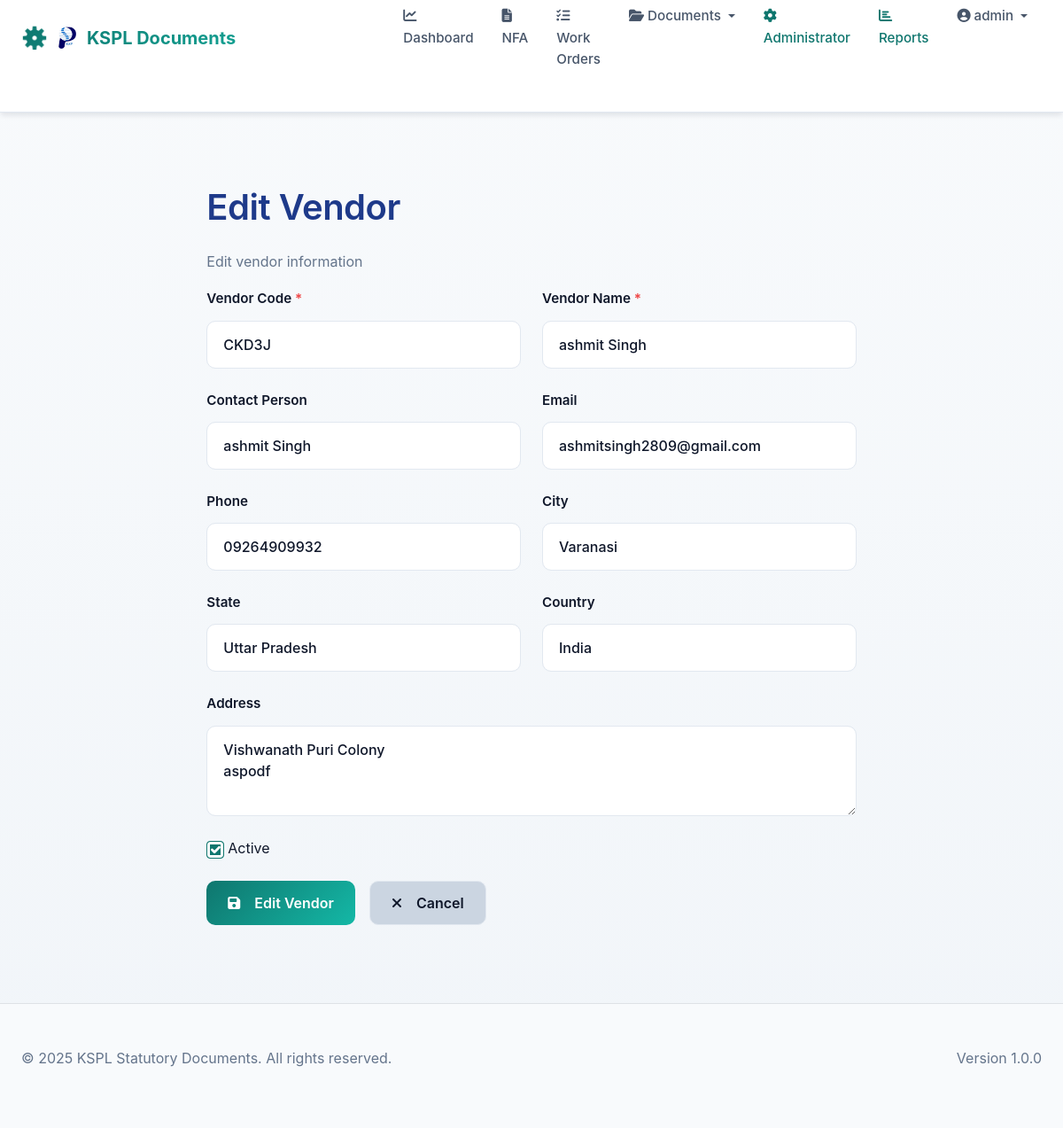
Screenshot of /admin/vendors/1/edit (signed in) with the database file from the repository.
### models/__init__.py (models this page shows, shortened)
class User(UserMixin, db.Model):
    __tablename__ = 'users'
    id = db.Column(db.Integer, primary_key=True)
    username = db.Column(db.String(120), unique=True, nullable=False)
    email = db.Column(db.String(120), unique=True, nullable=False)
    password_hash = db.Column(db.String(255), nullable=False)
    first_name = db.Column(db.String(120))
    last_name = db.Column(db.String(120))
    department_id = db.Column(db.Integer, db.ForeignKey('departments.id'))
    is_active = db.Column(db.Boolean, default=True)
    created_at = db.Column(db.DateTime, default=datetime.utcnow)
    roles = db.relationship('Role', secondary='user_roles', backref=db.backref('users', lazy='dynamic'))
    department = db.relationship('Department', backref='users')
    def has_role(self, role_name):
        return any(role.name == role_name for role in self.roles)

class Vendor(db.Model):
    __tablename__ = 'vendors'
    id = db.Column(db.Integer, primary_key=True)
    code = db.Column(db.String(120), unique=True, nullable=False)
    name = db.Column(db.String(255), nullable=False)
    contact_person = db.Column(db.String(255))
    email = db.Column(db.String(120))
    phone = db.Column(db.String(20))
    address = db.Column(db.Text)
    city = db.Column(db.String(120))
    state = db.Column(db.String(120))
    country = db.Column(db.String(120))
    is_active = db.Column(db.Boolean, default=True)
    created_at = db.Column(db.DateTime, default=datetime.utcnow)
    updated_at = db.Column(db.DateTime, default=datetime.utcnow, onupdate=datetime.utcnow)
    work_orders = db.relationship('WorkOrder', backref='vendor', lazy=True)

### routes/admin.py (the view, shortened to what this page needs)
@admin_bp.route('/vendors/<int:vendor_id>/edit', methods=['GET', 'POST'])
@login_required
@require_role('admin')
def vendor_edit(vendor_id):
    vendor = Vendor.query.get_or_404(vendor_id)
    return render_template('admin/vendor_form.html', vendor=vendor, action='Edit')

### utils/__init__.py (called while the page is built)
def require_role(role_name):
    def decorator(f):
        @wraps(f)
        def decorated_function(*args, **kwargs):
            if not current_user.is_authenticated:
                abort(401)
            user_role_names = [role.name for role in current_user.roles]
            if role_name not in user_role_names:
                abort(403)
            return f(*args, **kwargs)
        return decorated_function
    return decorator

### templates/admin/vendor_form.html
{% extends "index.html" %}
{% block content %}
<div class="container mt-4">
    <div class="row">
        <div class="col-md-8 offset-md-2">
            <h1 style="color: #1e3a8a; font-weight: 600;">{{ action }} Vendor</h1>
            <p class="text-muted">{{ action }} vendor information</p>
            <form method="POST" novalidate>
                <div class="row">
                    <div class="col-md-6">
                        <div class="mb-3">
                            <label for="code" class="form-label">Vendor Code <span class="text-danger">*</span></label>
                            <input type="text" class="form-control" id="code" name="code" value="{{ vendor.code if vendor else '' }}" {% if action == 'Edit' %}readonly{% endif %} required>
                        </div>
                    </div>
                    <div class="col-md-6">
                        <div class="mb-3">
                            <label for="name" class="form-label">Vendor Name <span class="text-danger">*</span></label>
                            <input type="text" class="form-control" id="name" name="name" value="{{ vendor.name if vendor else '' }}" required>
                        </div>
                    </div>
                </div>
                <div class="row">
                    <div class="col-md-6">
                        <div class="mb-3">
                            <label for="contact_person" class="form-label">Contact Person</label>
                            <input type="text" class="form-control" id="contact_person" name="contact_person" value="{{ vendor.contact_person if vendor else '' }}">
                        </div>
                    </div>
                    <div class="col-md-6">
                        <div class="mb-3">
                            <label for="email" class="form-label">Email</label>
                            <input type="email" class="form-control" id="email" name="email" value="{{ vendor.email if vendor else '' }}">
                        </div>
                    </div>
                </div>
                <div class="row">
                    <div class="col-md-6">
                        <div class="mb-3">
                            <label for="phone" class="form-label">Phone</label>
                            <input type="tel" class="form-control" id="phone" name="phone" value="{{ vendor.phone if vendor else '' }}">
                        </div>
                    </div>
                    <div class="col-md-6">
                        <div class="mb-3">
                            <label for="city" class="form-label">City</label>
                            <input type="text" class="form-control" id="city" name="city" value="{{ vendor.city if vendor else '' }}">
                        </div>
                    </div>
                </div>
                <div class="row">
                    <div class="col-md-6">
                        <div class="mb-3">
                            <label for="state" class="form-label">State</label>
                            <input type="text" class="form-control" id="state" name="state" value="{{ vendor.state if vendor else '' }}">
                        </div>
                    </div>
                    <div class="col-md-6">
                        <div class="mb-3">
                            <label for="country" class="form-label">Country</label>
                            <input type="text" class="form-control" id="country" name="country" value="{{ vendor.country if vendor else '' }}">
                        </div>
                    </div>
                </div>
                <div class="mb-3">
                    <label for="address" class="form-label">Address</label>
                    <textarea class="form-control" id="address" name="address" rows="3">{{ vendor.address if vendor else '' }}</textarea>
                </div>
                {% if vendor %}
                <div class="mb-3">
                    <div class="form-check">
                        <input class="form-check-input" type="checkbox" id="is_active" name="is_active" {% if vendor.is_active %}checked{% endif %}>
                        <label class="form-check-label" for="is_active">
                            Active
                        </label>
                    </div>
                </div>
                {% endif %}
                <div class="d-flex gap-2">
                    <button type="submit" class="btn btn-primary">
                        <i class="fas fa-save me-2"></i>{{ action }} Vendor
                    </button>
                    <a href="{{ url_for('admin.vendor_list') }}" class="btn btn-secondary">
                        <i class="fas fa-times me-2"></i>Cancel
                    </a>
                </div>
            </form>
        </div>
    </div>
</div>
{% endblock %}

### templates/index.html (shortened to what this page needs)
<!DOCTYPE html>
<html lang="en">
<head>
    <link href="https://cdn.jsdelivr.net/npm/bootstrap@5.1.3/dist/css/bootstrap.min.css" rel="stylesheet">
    <link rel="stylesheet" href="https://cdnjs.cloudflare.com/ajax/libs/font-awesome/6.4.0/css/all.min.css">
    <link rel="stylesheet" href="https://cdnjs.cloudflare.com/ajax/libs/tempusdominus-bootstrap-4/5.39.0/css/tempusdominus-bootstrap-4.min.css" />
    <link rel="stylesheet" href="{{ url_for('static', filename='main.css') }}">
</head>
<body>
    <nav class="navbar navbar-expand-lg navbar-light" style="padding: initial;">
        <div class="container-fluid px-4">
            <a class="navbar-brand d-flex align-items-center" href="{% if current_user.is_authenticated %}{% if current_user.has_role('admin') %}{{ url_for('admin.admin_dashboard') }}{% else %}{{ url_for('main.dashboard') }}{% endif %}{% else %}{{ url_for('auth.login') }}{% endif %}" style="gap: 12px;">
                <img style="max-width: 5%; height: auto;" src="{{ url_for('static', filename='images/ksp-logo.png') }}" alt="KSP Logo" height="40" class="img-fluid">
                <span>KSPL Documents</span>
            </a>
            <div class="collapse navbar-collapse" id="navbarNav">
                <ul class="navbar-nav ms-auto">
                    {% if current_user.is_authenticated %}
                        <li class="nav-item">
                            <a class="nav-link" href="{{ url_for('main.dashboard') }}">
                                <i class="fas fa-chart-line me-1"></i>Dashboard
                            </a>
                        </li>
                        <li class="nav-item">
                            <a class="nav-link" href="{{ url_for('main.nfa_list') }}">
                                <i class="fas fa-file-alt me-1"></i>NFA
                            </a>
                        </li>
                        <li class="nav-item">
                            <a class="nav-link" href="{{ url_for('main.work_order_list') }}">
                                <i class="fas fa-tasks me-1"></i>Work Orders
                            </a>
                        </li>
                        <li class="nav-item dropdown">
                            <a class="nav-link dropdown-toggle" href="#" id="documentsDropdown" role="button" data-bs-toggle="dropdown" aria-expanded="false">
                                <i class="fas fa-folder-open me-1"></i>Documents
                            </a>
                        </li>
                        <li class="nav-item">
                            <a class="nav-link text-primary" href="{{ url_for('admin.admin_dashboard') }}">
                                <i class="fas fa-cog me-1"></i>Administrator
                            </a>
                        </li>
                        <li class="nav-item">
                            <a class="nav-link text-primary" href="{{ url_for('admin.reports') }}">
                                <i class="fas fa-chart-bar me-1"></i>Reports
                            </a>
                        </li>
                        <li class="nav-item dropdown">
                            <a class="nav-link dropdown-toggle" href="#" id="userDropdown" role="button" data-bs-toggle="dropdown" aria-expanded="false">
                                <i class="fas fa-user-circle me-1"></i>{{ current_user.username }}
                            </a>
                        </li>
                    {% else %}
                        <li class="nav-item">
                            <a class="nav-link" href="{{ url_for('auth.login') }}">
                                <i class="fas fa-sign-in-alt me-1"></i>Login
                            </a>
                        </li>
                    {% endif %}
                </ul>
            </div>
        </div>
    </nav>
    <div class="container-fluid">
        {% block content %}{% endblock %}
    </div>
    <footer class="bg-light border-top mt-5 py-4">
        <div class="container-fluid px-4">
            <div class="row">
                <div class="col-md-6">
                    <p class="text-muted mb-0">© 2025 KSPL Statutory Documents. All rights reserved.</p>
                </div>
                <div class="col-md-6 text-md-end">
                    <p class="text-muted mb-0">Version 1.0.0</p>
                </div>
            </div>
        </div>
    </footer>
</body>
</html>

### rows the page displays
User: username "admin"
Vendor: code "CKD3J", name "ashmit Singh", contact_person "ashmit Singh", email "ashmitsingh2809@gmail.com", phone "09264909932", city "Varanasi", state "Uttar Pradesh", country "India", address "Vishwanath Puri Colony aspodf", is_active "☑"

### other values shown
{{ action }} "Edit"
